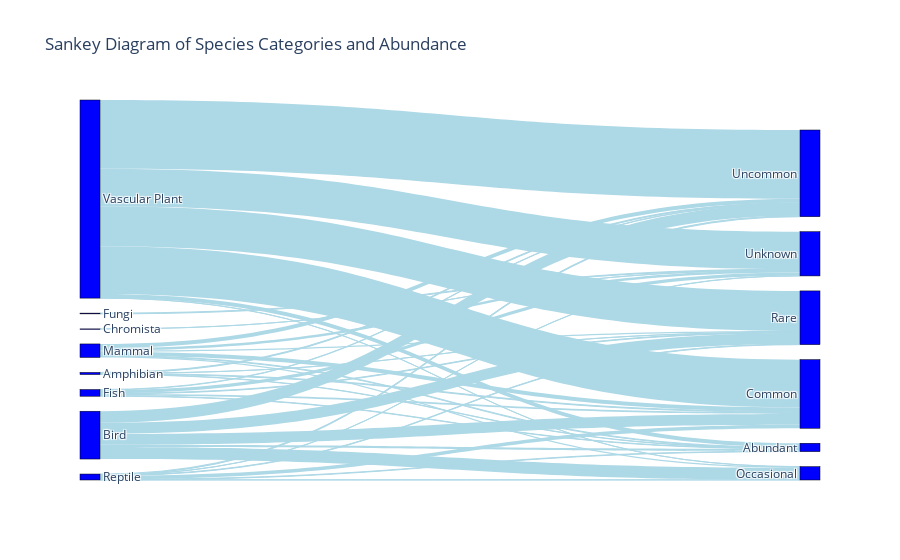

Notebook cell for this chart:
### Code cell
# Prepare the data by grouping by 'Category' and 'Abundance' and counting occurrences
sankey_data = df_combined.groupby(['Category', 'Abundance']).size().reset_index(name='Count')

# Create lists of unique 'Category' and 'Abundance' values for Sankey nodes
categories = sankey_data['Category'].unique().tolist()
abundances = sankey_data['Abundance'].unique().tolist()

# Combine both categories and abundances into one list of nodes
all_nodes = categories + abundances

# Create a dictionary for node labels to numeric indices
node_indices = {node: i for i, node in enumerate(all_nodes)}

# Map source and target nodes to their corresponding indices
sankey_data['source'] = sankey_data['Category'].map(node_indices)
sankey_data['target'] = sankey_data['Abundance'].map(node_indices)

# Extract the source, target, and value (flow) data for the Sankey diagram
sources = sankey_data['source'].tolist()
targets = sankey_data['target'].tolist()
values = sankey_data['Count'].tolist()

# Step 2: Create the Sankey Diagram
fig = go.Figure(go.Sankey(
    node=dict(
        pad=15,            # Padding between nodes
        thickness=20,      # Thickness of nodes
        line=dict(color="black", width=0.5),
        label=all_nodes,   # The labels for the nodes
        color="blue"       # Color for nodes
    ),
    link=dict(
        source=sources,    # Indices of source nodes
        target=targets,    # Indices of target nodes
        value=values,      # The values (flows) between nodes
        color="lightblue"  # Color for the links
    )
))

# Add a title and show the figure
fig.update_layout(title_text="Sankey Diagram of Species Categories and Abundance", font_size=12)
fig.show()

### Figure 1 — Plotly figure (JSON) as saved in the notebook; plotly's stock layout.template omitted (floating-point values rounded to 4 significant figures)
{"data": [{"link": {"color": "lightblue", "source": [0, 0, 0, 0, 1, 1, 1, 1, 1, 2, 3, 3, 3, 3, 3, 4, 5, 5, 5, 5, 5, 5, 6, 6, 6, 6, 6, 6, 7, 7, 7, 7, 7, 7], "target": [8, 9, 10, 11, 8, 9, 12, 10, 11, 13, 8, 9, 10, 11, 13, 13, 8, 9, 12, 10, 11, 13, 8, 9, 12, 10, 11, 13, 8, 9, 12, 10, 11, 13], "value": [5, 12, 2, 14, 36, 168, 187, 173, 181, 1, 7, 29, 10, 7, 51, 12, 11, 61, 17, 19, 64, 38, 8, 55, 3, 9, 15, 3, 64, 744, 1, 624, 1070, 584]}, "node": {"color": "blue", "label": ["Amphibian", "Bird", "Chromista", "Fish", "Fungi", "Mammal", "Reptile", "Vascular Plant", "Abundant", "Common", "Rare", "Uncommon", "Occasional", "Unknown"], "line": {"color": "black", "width": 0.5}, "pad": 15, "thickness": 20}, "type": "sankey"}], "layout": {"autosize": true, "font": {"size": 12}, "title": {"text": "Sankey Diagram of Species Categories and Abundance"}}}
